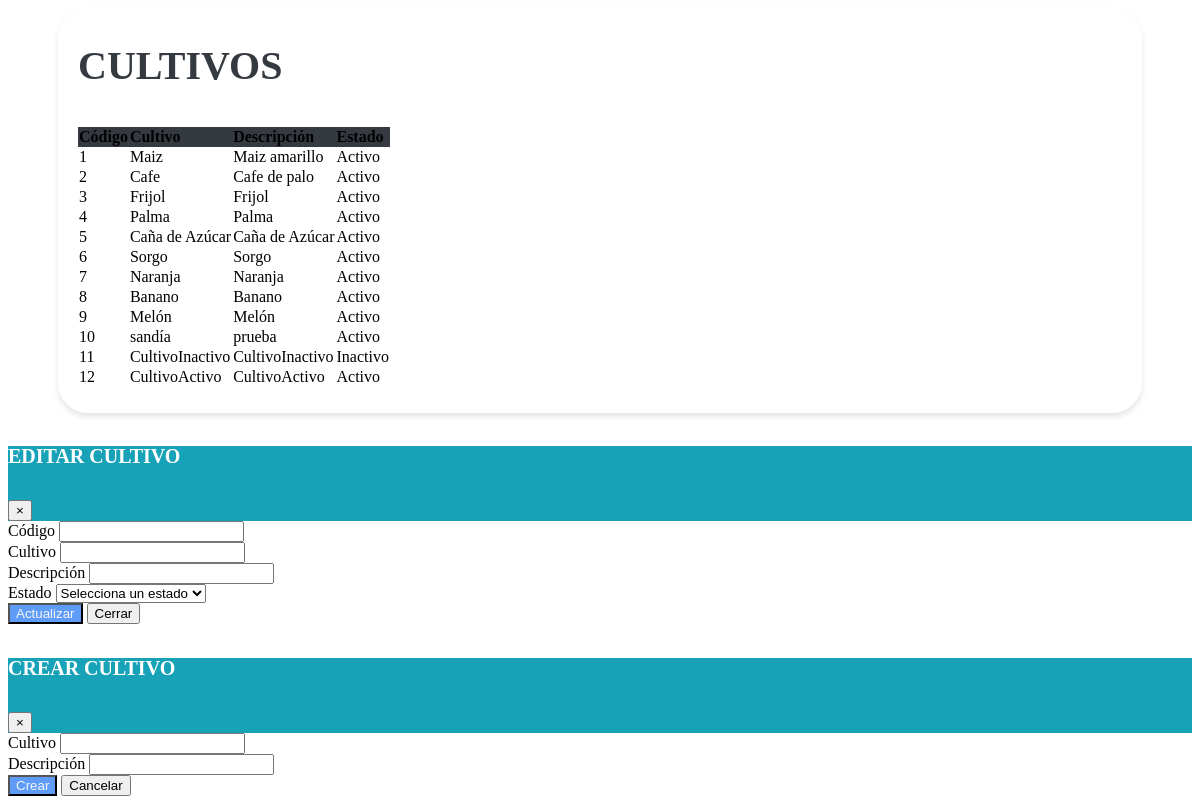
Screenshot of /vistas/Mantenimiento_Cultivo.php with the database file from the repository.
### tables this page shows
CREATE TABLE `tbl_tipo_cultivo` (
  `id_tipo_cultivo` bigint(20) NOT NULL,
  `tipo_cultivo` varchar(255) DEFAULT NULL,
  `descripcion` text DEFAULT NULL,
  `creado_por` varchar(255) DEFAULT NULL,
  `fecha_creacion` timestamp NOT NULL DEFAULT current_timestamp(),
  `modificado_por` varchar(255) DEFAULT NULL,
  `fecha_modificacion` timestamp NOT NULL DEFAULT current_timestamp() ON UPDATE current_timestamp(),
  `estado` enum('ACTIVO','INACTIVO','','') DEFAULT NULL
);

### vistas/Mantenimiento_Cultivo.php (the view, shortened to what this page needs)
<link href="https://cdn.jsdelivr.net/npm/bootstrap-icons@1.10.0/font/bootstrap-icons.css" rel="stylesheet">
<link rel="stylesheet" href="assets/css/estilos.css">
    <link rel="stylesheet" href="https://cdn.datatables.net/1.10.20/css/dataTables.bootstrap4.min.css">
<div class="containertable">
    <div class="d-flex justify-content-between align-items-end mb-4">
        <div>
            <h1 class="poppins-font mb-2">CULTIVOS</h1>
            <br>
        </div>
    </div>
    <div class="table-responsive">
    <table id="tablax" class="table table-hover">
            <thead class="table-dark text-center" style="background-color: #343A40;">
                <tr>
                    <th scope="col">Código</th>
                    <th scope="col">Cultivo</th>
                    <th scope="col">Descripción</th>
                    <th scope="col">Estado</th>
                </tr>
            </thead>
            <tbody class="text-center">
                <?php
                include "../php/conexion_be.php";
                $sql = $conexion->query("SELECT * FROM tbl_tipo_cultivo");
                while ($datos = $sql->fetch_object()) { ?>
                    <tr>
                        <td><?= $datos->id_tipo_cultivo  ?></td>
                        <td><?= $datos->tipo_cultivo ?></td>
                        <td><?= $datos->descripcion ?></td>
                        <td><?php
                            if ($datos->estado == "ACTIVO") {
                                echo '<span class="badge bg-success">Activo</span>';
                            } else {
                                echo '<span class="badge bg-danger">Inactivo</span>';
                            }
                            ?></td>
                        <td>
                        </td>
                    </tr>
                <?php }
                ?>
            </tbody>
        </table>
    </div>
</div>
<div class="modal fade" id="modalEditar" tabindex="-1" role="dialog" aria-labelledby="exampleModalLabel" aria-hidden="true">
    <div class="modal-dialog" role="document">
        <div class="modal-content">
            <div class="modal-header" style="background-color: #17A2B8;">
                <h5 class="poppins-modal mb-2" id="exampleModalLabel">EDITAR CULTIVO</h5>
                <button type="button" class="close" data-dismiss="modal" aria-label="Cerrar">
                    <span aria-hidden="true">&times;</span>
                </button>
            </div>
            <div class="modal-body">
                <form id="formularioEditar" method="POST" action="#">
                    <div class="row">
                        <div class="col-6">
                            <div class="form-group">
                                <label for="id_tipo_cultivo">Código</label>
                                <input type="text" class="form-control" id="id_tipo_cultivo" name="id_tipo_cultivo" readonly>
                            </div>
                        </div>
                        <div class="col-6">
                            <div class="form-group">
                                <label for="tipo_cultivo">Cultivo</label>
                                <input type="text" class="form-control" id="tipo_cultivo" name="tipo_cultivo" required>
                            </div>
                        </div>
                    </div>
                    <div class="row">
                        <div class="col-6">
                            <div class="form-group">
                                <label for="descripcion">Descripción</label>
                                <input type="text" class="form-control" id="descripcion" name="descripcion" required>
                            </div>
                        </div>
                    </div>
                    <div class="form-row">
                        <div class="form-group col-md-6">
                            <label for="estado">Estado</label>
                            <select class="form-control" id="estado" name="estado" required>
                            <option value="" disabled selected>Selecciona un estado</option>
                            </select>
                        </div>
                    </div>
                    <div class="modal-footer">
                        <button type="submit" class="btn btn-actualizar">Actualizar</button>
                        <button type="button" class="btn btn-secondary" data-dismiss="modal"></i>Cerrar</button>
                    </div>
                </form>
            </div>
        </div>
    </div>
</div>
<div class="modal fade" id="modalForm" tabindex="-1" role="dialog" aria-labelledby="exampleModalLabel" aria-hidden="true">
    <div class="modal-dialog">
        <div class="modal-content" role="document">
            <div class="modal-header" style="background-color: #17A2B8;">
                <h5 class="poppins-modal mb-2" id="exampleModalLabel">CREAR CULTIVO</h5>
                <button type="button" class="close" data-dismiss="modal" aria-label="Cerrar">
                    <span aria-hidden="true">&times;</span>
                </button>
            </div>
            <div class="modal-body">
                <form action="modelos/agregar_cultivo.php" method="POST">
                    <div class="row mb-3">
                        <div class="col">
                            <label for="tipo_cultivo" class="form-label">Cultivo</label>
                            <input type="text" class="form-control" id="tipo_cultivo" name="tipo_cultivo" pattern="[A-Za-z]+" title="Solo se permiten letras en este campo." oninput="validateInput(this)">
                        </div>
                        <div class="col">
                            <label for="descripcion" class="form-label">Descripción</label>
                            <input type="text" class="form-control" id="descripcion" name="descripcion" pattern="[A-Za-z]+" title="Solo se permiten letras en este campo." oninput="validateInput(this)">
                        </div>
                    </div>
                    <div class="modal-footer">
                    <button type="submit" class="btn btn-actualizar">Crear</button>
                    <button type="button" class="btn btn-secondary" data-bs-dismiss="modal"></i>Cancelar</button>
                    </div>
                </form>
            </div>
        </div>
    </div>
</div>

### assets/css/estilos.css (style rules this page uses)
.poppins-font { color: var(--heading, #343A40); font-size: 40px; font-style: normal; font-weight: 600; line-height: 21px; }
.poppins-modal { color: var(--heading, #ffffff); font-size: 20px; font-style: normal; font-weight: 600; line-height: 21px; }
.btn-actualizar { background-color: #5e9cf8; color: whitesmoke; }
.containertable { background-color: #fff; padding: 20px; border-radius: 30px; margin-bottom: 20px; margin-left: 50px; margin-right: 50px; box-shadow: 0 4px 6px rgba(0, 0, 0, 0.1); }

### rows the page displays
tbl_tipo_cultivo: id_tipo_cultivo "1", tipo_cultivo "Maiz", descripcion "Maiz amarillo", estado "Activo"
tbl_tipo_cultivo: id_tipo_cultivo "2", tipo_cultivo "Cafe", descripcion "Cafe de palo", estado "Activo"
tbl_tipo_cultivo: id_tipo_cultivo "3", tipo_cultivo "Frijol", descripcion "Frijol", estado "Activo"
tbl_tipo_cultivo: id_tipo_cultivo "4", tipo_cultivo "Palma", descripcion "Palma", estado "Activo"
tbl_tipo_cultivo: id_tipo_cultivo "5", tipo_cultivo "Caña de Azúcar", descripcion "Caña de Azúcar", estado "Activo"
tbl_tipo_cultivo: id_tipo_cultivo "6", tipo_cultivo "Sorgo", descripcion "Sorgo", estado "Activo"
tbl_tipo_cultivo: id_tipo_cultivo "7", tipo_cultivo "Naranja", descripcion "Naranja", estado "Activo"
tbl_tipo_cultivo: id_tipo_cultivo "8", tipo_cultivo "Banano", descripcion "Banano", estado "Activo"
tbl_tipo_cultivo: id_tipo_cultivo "9", tipo_cultivo "Melón", descripcion "Melón", estado "Activo"
tbl_tipo_cultivo: id_tipo_cultivo "10", tipo_cultivo "sandía", descripcion "prueba", estado "Activo"
tbl_tipo_cultivo: id_tipo_cultivo "11", tipo_cultivo "CultivoInactivo", descripcion "CultivoInactivo", estado "Inactivo"
tbl_tipo_cultivo: id_tipo_cultivo "12", tipo_cultivo "CultivoActivo", descripcion "CultivoActivo", estado "Activo"
